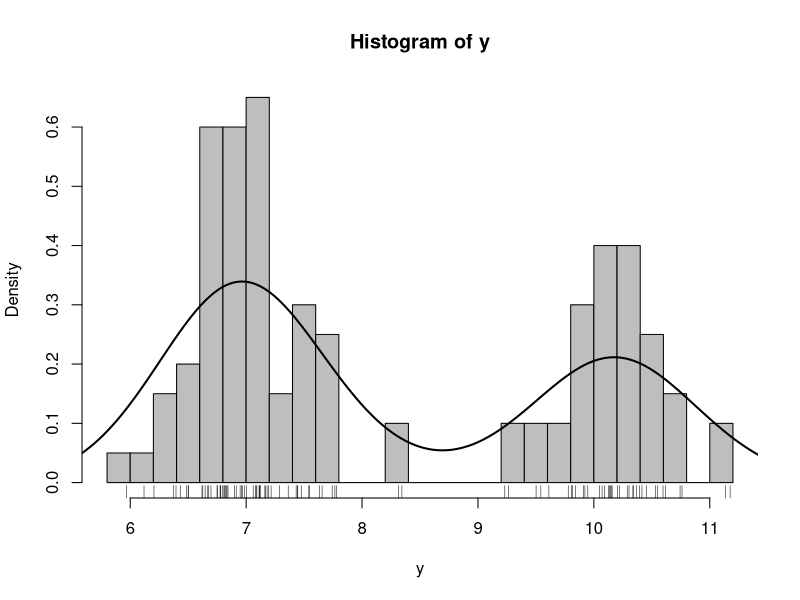
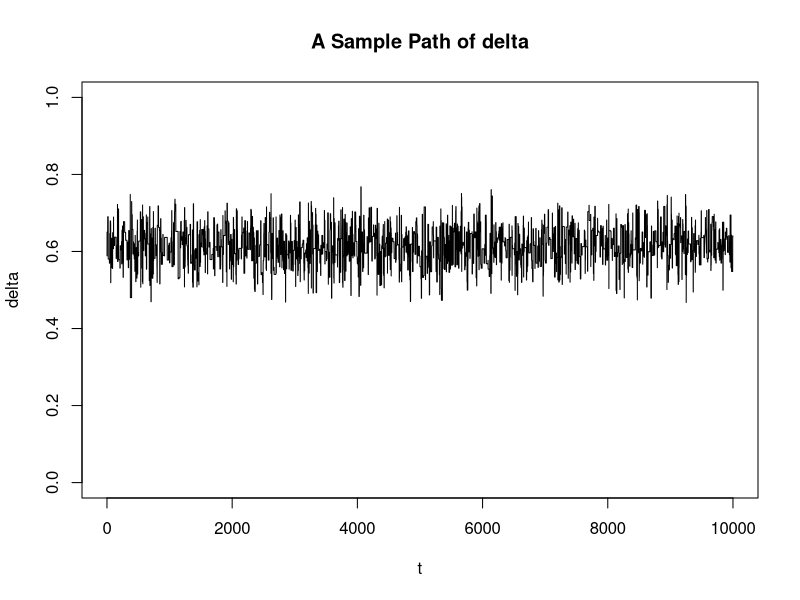
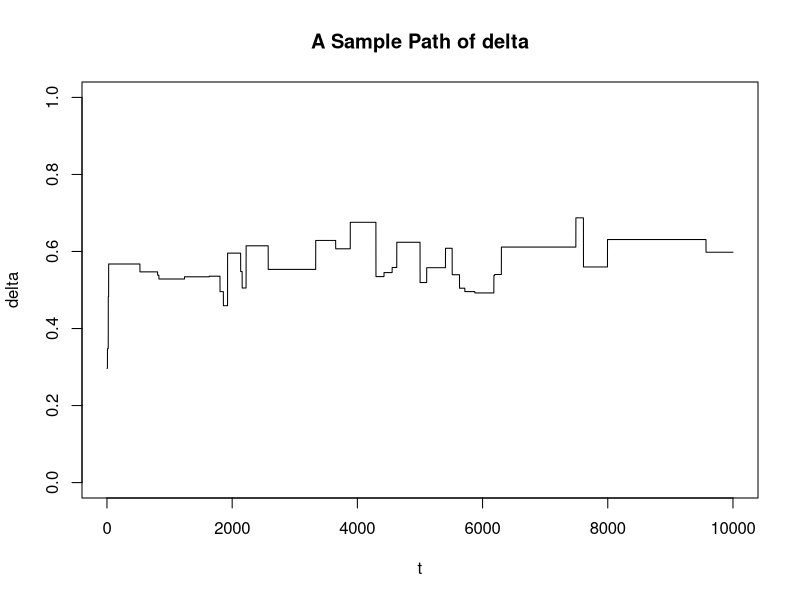
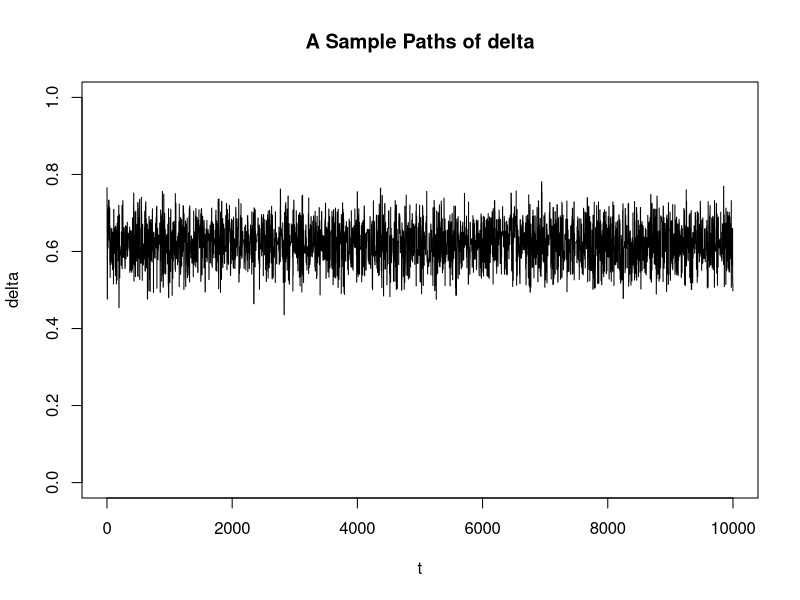
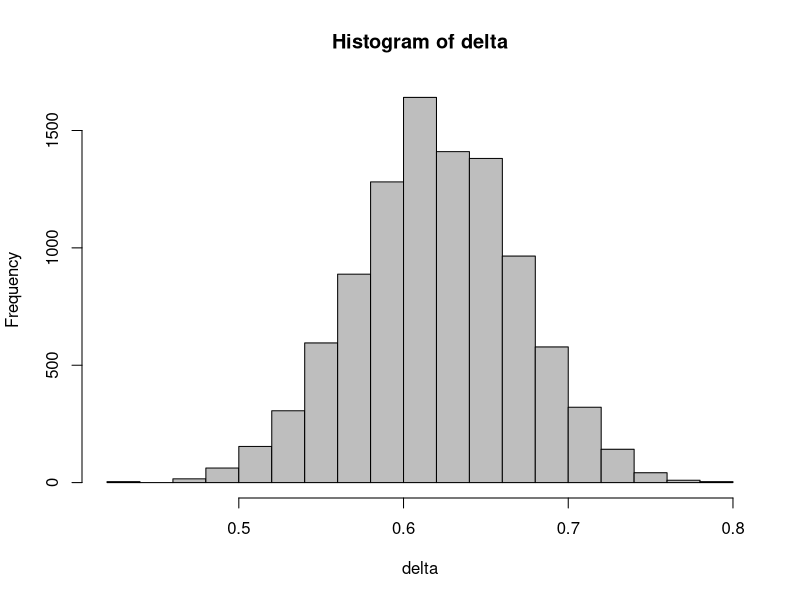
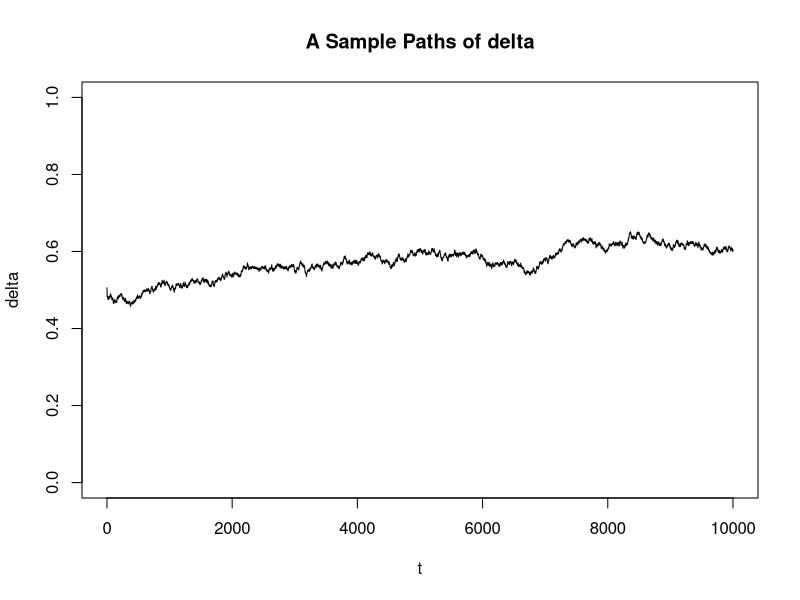
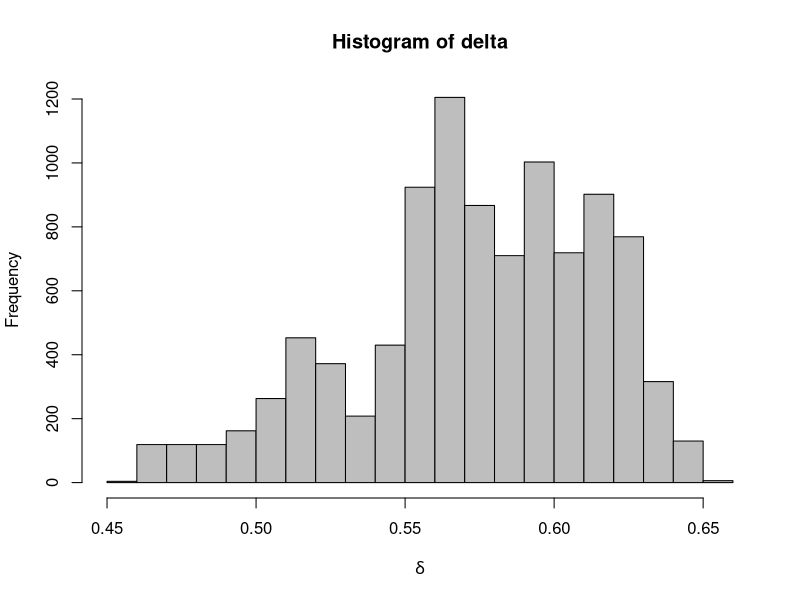
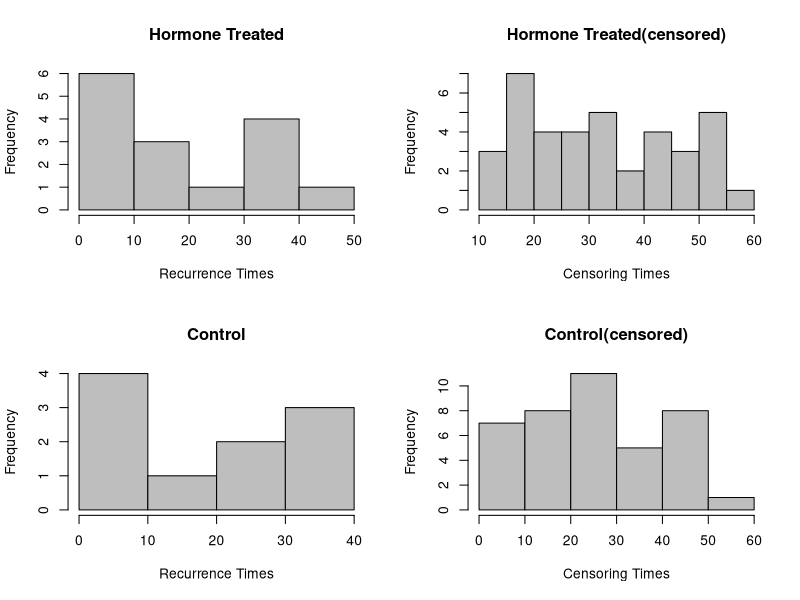

The R source for these figures, in order:
# Part1
# GMM: estimate mixing proportion using independent chain 
d = rbinom(100,1,0.7)
y = d*rnorm(100,7,0.5)+(1-d)*rnorm(100,10,0.5) 
hist(y,prob=T,nclass = 20,col="gray")
rug(y) ; lines(density(y),lwd=2)

#MHRatio
f = function(d){prod(d*dnorm(y,7, 0.5) + (1-d)*dnorm(y, 10,0.5))}  # P(d|y)
g = function(d){dbeta(d, 1, 1)}
R = function(d, d.1){f(d.1)*g(d)/f(d)/g(d.1)}

#Beta(1,1)=Unif(0,1)
n = 10^4
delta1=rep(NA,n) ; delta1[1]=rbeta(1,1,1) 
for(i in 1:(n-1)){
  d=rbeta(1,1,1)
  MH.R=R(delta1[i],d); prob=min(MH.R,1) 
  delta1[i+1]=ifelse(rbinom(1,1,prob)==1,d,delta1[i])
}
plot(delta1,type="l",ylim=c(0,1),ylab="delta",xlab="t",main="A Sample Path of delta") 
summary(delta1) ; sd(delta1)

#Beta(2,10)
delta2=rep(NA,n) ; delta2[1]=rbeta(1,2,10) 
for(i in 1:(n-1)){
  d=rbeta(1,2,10)
  MH.R=R(delta2[i],d)
  prob=min(MH.R,1) 
  delta2[i+1]=ifelse(rbinom(1,1,prob)==1,d,delta2[i])
}
plot(delta2,type="l",ylim=c(0,1),ylab="delta",xlab="t",main="A Sample Path of delta") 
summary(delta2) ; sd(delta2)

# Part2
# GMM: estimate mixing proportion using random walk chain
logit.inverse = function(x){exp(x)/(1+exp(x))}
jac = function(x){(1+exp(x))^2/exp(x)}

f = function(x){prod(logit.inverse(x)*dnorm(y,7, 0.5) + (1-logit.inverse(x))*dnorm(y, 10,0.5))}  # P(d|y)
g = function(x, b){dunif(x, -b, b)}
R = function(x.t, x.star,b){f(x.star)*jac(x.star)/f(x.t)/jac(x.t)}

delta3 = rep(NA,n); delta3[1] = runif(1,0,1); b = 1; u = rep(NA, n); u[1] = runif(1,-1,1)
for(i in 1:(n-1)){
  u.star = u[i] + runif(1, -b, b)
  MH.R = R(u[i], u.star, b); prob=min(MH.R,1)
  u[i+1] = ifelse(rbinom(1,1,prob) == 1, u.star, u[i])
  delta3[i+1] = logit.inverse(u[i+1])
}
plot(delta3,type="l",ylim=c(0,1),ylab="delta",xlab="t",main="A Sample Paths of delta") 
hist(delta3[-(1:200)],breaks=20,col="gray",main="Histogram of delta",xlab="delta") 
summary(delta3) ; sd(delta3)

delta4 = rep(NA,n); delta4[1] = runif(1,0,1); b = 0.01; u = rep(NA, n); u[1] = runif(1,-1,1)
for(i in 1:(n-1)){
  u.star = u[i] + runif(1, -b, b)
  MH.R = R(u[i], u.star, b); prob=min(MH.R,1)
  u[i+1] = ifelse(rbinom(1,1,prob) == 1, u.star, u[i])
  delta4[i+1] = logit.inverse(u[i+1])
}
plot(delta4,type="l",ylim=c(0,1),ylab="delta",xlab="t",main="A Sample Paths of delta") 
hist(delta4[-(1:200)],breaks=20,col="gray",main="Histogram of delta",xlab=expression(delta)) 
summary(delta4) ; sd(delta4)


# PART 3; Prob)7.5 
HT=c(2,4,6,9,9,9,13,14,18,23,31,32,33,34,43) 
HT.censor=c(10,14,14,16,17,18,18,19,20,20,21,21,
             23,24,29,29,30,30,31,31,31,33,35,37,
             40,41,42,42,44,46,48,49,51,53,54,54,55,56) 
HT.delta=c(rep(1,length(HT)),rep(0,length(HT.censor)))
con=c(1,4,6,7,13,24,25,35,35,39) 
con.censor=c(1,1,3,4,5,8,10,11,13,14,14,15,
              17,19,20,22,24,24,24,25,26,26,26,28,
              29,29,32,35,38,39,40,41,44,45,47,47,47,50,50,51) 
con.delta=c(rep(1,length(con)),rep(0,length(con.censor)))

time=c(HT,HT.censor,con,con.censor)
delta=c(HT.delta,con.delta)
group=c(rep(1,length(HT.delta)),rep(2,length(con.delta))) #1=Hormone Treated, 2=Control 
data=cbind(time,delta,group) ; data=as.data.frame(data)

#a) 
result.a=matrix(ncol=7,nrow=4) 
rownames(result.a)=c("HT","HT.c","con","con.c") 
colnames(result.a)=c("Min","Q1","Median","Mean","Q3","Max","Sd") 
result.a[1,]=c(summary(HT),sd=sd(HT)) 
result.a[2,]=c(summary(HT.censor),sd=sd(HT.censor)) 
result.a[3,]=c(summary(con),sd=sd(con)) 
result.a[4,]=c(summary(con.censor),sd=sd(con.censor))
par(mfrow=c(2,2))
hist(HT,xlab="Recurrence Times",main="Hormone Treated",col="gray") 
hist(HT.censor,xlab="Censoring Times",main="Hormone Treated(censored)",col="gray") 
hist(con,xlab="Recurrence Times",main="Control",col="gray") 
hist(con.censor,xlab="Censoring Times",main="Control(censored)",col="gray")

# library(survival)
# my.fit=survfit(Surv(time,delta)~group,data=data)
# par(mfrow=c(1,1)) 
# plot(my.fit,lty=1:2,lwd=1:2,col=1:2,xlab="time",main="Survival Function") 
# legend(30,0.4,c("Hormone Treated","Control"),lty=1:2,lwd=1:2,col=1:2)

#### (c) #### 
a=3;b=1;c=60;d=120 

Gibbs_prob5=function(a,b,c,d,data){
  n=10^4
  theta=rep(NA,n+1) ; theta[1]=0
  tau=rep(NA,n+1) ; tau[1]=1
  for(i in 1:n){
    theta[i+1]=rgamma(1,shape=sum(data$delta)+a+1,rate=sum(data$time[data$group==2])+c+tau[i]*sum(data$time[data$group==1])+tau[i]*d)
    tau[i+1]=rgamma(1,shape=sum(data$delta[data$group==1])+b+1,rate=theta[i+1]*sum(data$time[data $group==1])+theta[i+1]*d)
  }
  return(list(theta=theta,tau=tau)) 
}
result.c = Gibbs_prob5(a,b,c,d,data) 
plot(result.c$theta[-(1:500)],type="l",xlab="t",ylab=expression(theta),main="A Sample Path of theta") 
plot(result.c$tau[-(1:500)],type="l",xlab="t",ylab=expression(tau),main="A Sample Path of tau") 
acf(result.c$theta[-(1:500)],main="ACF for theta")
acf(result.c$tau[-(1:500)],main="ACF for tau")

#d) 
post=result.c$theta[-(1:500)]^(sum(data$delta)+a)*result.c$tau[-(1:500)]^(sum(data$delta[data$group==1])+b)*exp(-result.c$theta[-(1:500)]*(sum(data$time[data$group==2])+c)-result.c$tau[-(1:500)]*result.c$theta[-(1:500)]*(sum(data$delta[data$group==1])+d))
summary(post)
result.d=matrix(ncol=4,nrow=2)
rownames(result.d)=c("theta","tau")
colnames(result.d)=c("mean","sd","95%lower","95%upper") 
result.d[1,]=c(mean(result.c$theta[-(1:500)]),sd(result.c$theta[-(1:500)]),quantile(result.c$theta[-(1:500)],c(0.25,0.75))) 
result.d[2,]=c(mean(result.c$tau[-(1:500)]),sd(result.c$tau[-(1:500)]),quantile(result.c$tau[-(1:500)],c(0.25,0.75)))

#e) 
tau.prior=function(tau,a,b,c,d){tau^b*gamma(a+1)/(c+d*tau)^(a+1)}
x=seq(0,6,by=0.01) 
plot(x,tau.prior(x,a,b,c,d)/integrate(tau.prior,0,Inf,a=a,b=b,c=c,d=d)$value,type="l",xlim=c(0,6),ylab="density",xlab=expression(tau),main="density of tau")
lines(density(result.c$tau),lwd=2,lty=2,col=2)
legend(4.5,1,c("Prior","Posterior"),lwd=1:2,lty=1:2,col=1:2)

#f)
t.test(result.c$tau, mu=1,alternative="two.sided",conf.level=0.95) 

#g)
##g)_1
##c)
a=1.5;b=0.5;c=30;d=60
result.g1=Gibbs_prob5(a,b,c,d,data) 
par(mfrow=c(2,2))
plot(result.g1$theta[-(1:500)],type="l",xlab="t",ylab=expression(theta),main="A Sample Path of theta") 
plot(result.g1$tau[-(1:500)],type="l",xlab="t",ylab=expression(tau),main="Sample Path of tau") 
acf(result.g1$theta[-(1:500)],main="ACF of theta")
acf(result.g1$tau[-(1:500)],main="ACF of tau")
##d)
post=result.g1$theta[-(1:500)]^(sum(data$delta)+a)*result.g1$tau[-(1:500)]^(sum(data$delta[data$group==1])+b)*exp(-result.g1$theta[-(1:500)]*(sum(data$time[data$group==2])+c)-result.g1$tau[-(1:500)]*result.g1$theta[-(1:500)]*(sum(data$delta[data$group==1])+d))
summary(post)
result.d1=matrix(ncol=4,nrow=2)
rownames(result.d1)=c("theta","tau")
colnames(result.d1)=c("mean","sd","95%lower","95%upper") 
result.d1[1,]=c(mean(result.g1$theta[-(1:500)]),sd(result.g1$theta[-(1:500)]),quantile(result.g1$theta[-(1:500)],c(0.25,0.75))) 
result.d1[2,]=c(mean(result.g1$tau[-(1:500)]),sd(result.g1$tau[-(1:500)]),quantile(result.g1$tau[-(1:500)],c( 0.25,0.75)))
##e)
par(mfrow=c(1,1))
x=seq(0,6,by=0.01) 
plot(x,tau.prior(x,a,b,c,d)/integrate(tau.prior,0,Inf,a=a,b=b,c=c,d=d)$value,ylab="density",xlab=expression(tau),type="l",xlim=c(0,6),ylim=c(0,1),main="density of tau") 
lines(density(result.g1$tau),lwd=2,lty=2,col=2)
legend(4,1,c("Prior","Posterior"),lwd=1:2,lty=1:2,col=1:2)
##f)
t.test(result.g1$tau,mu=1,alternative="greater",conf.level=0.95)

##g)-2
##c
a=6;b=2;c=60;d=240
result.g2=Gibbs_prob5(a,b,c,d,data) 
par(mfrow=c(2,2))
plot(result.g2$theta[-(1:500)],type="l",xlab="t",ylab=expression(theta),main="A Sample Path of theta") 
plot(result.g2$tau[-(1:500)],type="l",xlab="t",ylab=expression(tau),main="A Sample Path of tau") 
acf(result.g2$theta[-(1:500)],main="ACF of theta")
acf(result.g2$tau[-(1:500)],main="ACF of tau")
##d 
post=result.g2$theta[-(1:500)]^(sum(data$delta)+a)*result.g2$tau[-(1:500)]^(sum(data$delta[data$group==1])+b)*exp(-result.g2$theta[-(1:500)]*(sum(data$time[data$group==2])+c)-result.g2$tau[-(1:500)]*result.g2$theta[-(1:500)]*(sum(data$delta[data$group==1])+d))
summary(post)
result.d2=matrix(ncol=4,nrow=2)
rownames(result.d2)=c("theta","tau")
colnames(result.d2)=c("mean","sd","95%lower","95%upper") 
result.d2[1,]=c(mean(result.g2$theta[-(1:500)]),sd(result.g2$theta[-(1:500)]),quantile(result.g2$theta[-(1:500)],c(0.25,0.75))) 
result.d2[2,]=c(mean(result.g2$tau[-(1:500)]),sd(result.g2$tau[-(1:500)]),quantile(result.g2$tau[-(1:500)],c( 0.25,0.75)))
##e
par(mfrow=c(1,1))
x=seq(0,6,by=0.01) 
plot(x,tau.prior(x,a,b,c,d)/integrate(tau.prior,0,Inf,a=a,b=b,c=c,d=d)$value,type="l",ylab="density",xlab=expression(tau),xlim=c(0,3),main="density of tau")
lines(density(result.g2$tau),lwd=2,lty=2,col=2)
legend(2,3,c("Prior","Posterior"),lwd=1:2,lty=1:2,col=1:2)
##f
t.test(result.g2$tau,mu=1,alternative="less",conf.level=0.95)
